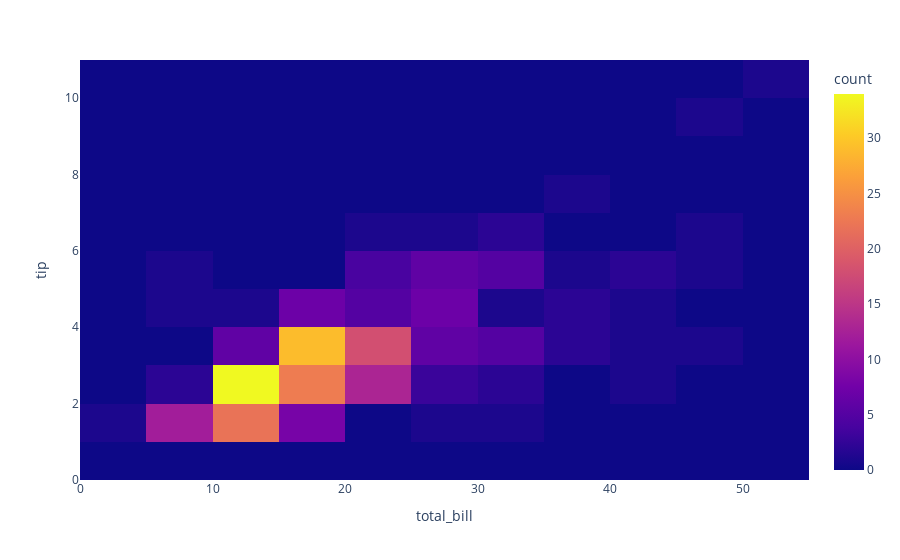
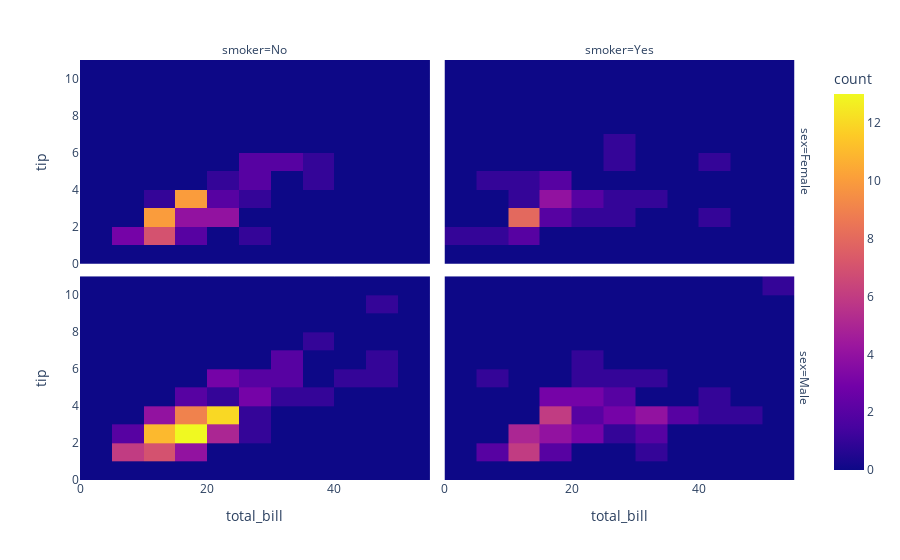

The notebook cell these images were saved under, in order:
### Markdown cell above
Creating Density Heatmaps

### Code cell
# Basic Density Heatmap
import plotly.express as px
df = px.data.tips()

fig = px.density_heatmap(df, x="total_bill", y="tip")
fig.show()

# Multiple Density Heatmap
import plotly.express as px
df = px.data.tips()

fig = px.density_heatmap(df, x="total_bill", y="tip", facet_row="sex", facet_col="smoker")
fig.show()

### Figure 1 — Plotly figure (JSON) as saved in the notebook; plotly's stock layout.template omitted (floating-point values rounded to 4 significant figures; data arrays with more than 128 entries replaced by an {"elided": "..."} marker saying what was removed)
{"data": [{"coloraxis": "coloraxis", "hovertemplate": "total_bill=%{x}<br>tip=%{y}<br>count=%{z}<extra></extra>", "name": "", "type": "histogram2d", "x": {"elided": "244 float values"}, "xaxis": "x", "xbingroup": "x", "y": {"elided": "244 float values"}, "yaxis": "y", "ybingroup": "y"}], "layout": {"coloraxis": {"colorbar": {"title": {"text": "count"}}, "colorscale": [[0, "#0d0887"], [0.1111, "#46039f"], [0.2222, "#7201a8"], [0.3333, "#9c179e"], [0.4444, "#bd3786"], [0.5556, "#d8576b"], [0.6667, "#ed7953"], [0.7778, "#fb9f3a"], [0.8889, "#fdca26"], [1, "#f0f921"]]}, "legend": {"tracegroupgap": 0}, "margin": {"t": 60}, "xaxis": {"anchor": "y", "domain": [0, 1], "title": {"text": "total_bill"}}, "yaxis": {"anchor": "x", "domain": [0, 1], "title": {"text": "tip"}}}}

### Figure 2 — Plotly figure (JSON) as saved in the notebook; plotly's stock layout.template omitted (floating-point values rounded to 4 significant figures)
{"data": [{"coloraxis": "coloraxis", "hovertemplate": "sex=Female<br>smoker=No<br>total_bill=%{x}<br>tip=%{y}<br>count=%{z}<extra></extra>", "name": "", "type": "histogram2d", "x": [16.99, 24.59, 35.26, 14.83, 10.33, 16.97, 20.29, 15.77, 19.65, 15.06, 20.69, 16.93, 10.29, 34.81, 26.41, 16.45, 17.07, 14.73, 10.07, 34.83, 22.75, 20.92, 7.25, 25.71, 17.31, 10.65, 12.43, 24.08, 13.42, 12.48, 29.8, 14.52, 11.38, 20.27, 11.17, 12.26, 18.26, 8.51, 10.33, 14.15, 13.16, 17.47, 27.05, 16.43, 8.35, 18.64, 11.87, 29.85, 25, 13.39, 16.21, 15.98, 35.83, 18.78], "xaxis": "x3", "xbingroup": "x", "y": [1.01, 3.61, 5, 3.02, 1.67, 3.5, 2.75, 2.23, 3, 3, 2.45, 3.07, 2.6, 5.2, 1.5, 2.47, 3, 2.2, 1.83, 5.17, 3.25, 4.08, 1, 4, 3.5, 1.5, 1.8, 2.92, 1.68, 2.52, 4.2, 2, 2, 2.83, 1.5, 2, 3.25, 1.25, 2, 2, 2.75, 3.5, 5, 2.3, 1.5, 1.36, 1.63, 5.14, 3.75, 2.61, 2, 3, 4.67, 3], "yaxis": "y3", "ybingroup": "y"}, {"coloraxis": "coloraxis", "hovertemplate": "sex=Female<br>smoker=Yes<br>total_bill=%{x}<br>tip=%{y}<br>count=%{z}<extra></extra>", "name": "", "type": "histogram2d", "x": [3.07, 26.86, 25.28, 5.75, 16.32, 11.35, 15.38, 44.3, 22.42, 14.31, 17.51, 10.59, 10.63, 9.6, 20.9, 18.15, 19.81, 43.11, 13, 12.74, 13, 16.4, 16.47, 12.76, 13.27, 28.17, 12.9, 30.14, 13.42, 16.27, 10.09, 22.12, 27.18], "xaxis": "x4", "xbingroup": "x", "y": [1, 3.14, 5, 1, 4.3, 2.5, 3, 2.5, 3.48, 4, 3, 1.61, 2, 4, 3.5, 3.5, 4.19, 5, 2, 2.01, 2, 2.5, 3.23, 2.23, 2.5, 6.5, 1.1, 3.09, 3.48, 2.5, 2, 2.88, 2], "yaxis": "y4", "ybingroup": "y"}, {"coloraxis": "coloraxis", "hovertemplate": "sex=Male<br>smoker=No<br>total_bill=%{x}<br>tip=%{y}<br>count=%{z}<extra></extra>", "name": "", "type": "histogram2d", "x": [10.34, 21.01, 23.68, 25.29, 8.77, 26.88, 15.04, 14.78, 10.27, 15.42, 18.43, 21.58, 16.29, 20.65, 17.92, 39.42, 19.82, 17.81, 13.37, 12.69, 21.7, 9.55, 18.35, 17.78, 24.06, 16.31, 18.69, 31.27, 16.04, 17.46, 13.94, 9.68, 30.4, 18.29, 22.23, 32.4, 28.55, 18.04, 12.54, 9.94, 25.56, 19.49, 48.27, 17.59, 20.08, 20.23, 12.02, 10.51, 27.2, 22.76, 17.29, 16.66, 15.98, 13.03, 18.28, 24.71, 21.16, 22.49, 12.46, 18.24, 14, 38.07, 23.95, 29.93, 11.69, 14.26, 15.95, 8.52, 22.82, 19.08, 34.3, 41.19, 9.78, 7.51, 14.07, 13.13, 17.26, 24.55, 19.77, 48.17, 16.49, 21.5, 12.66, 13.81, 24.52, 20.76, 31.71, 20.69, 7.56, 48.33, 20.45, 13.28, 11.61, 10.77, 10.07, 29.03, 17.82], "xaxis": "x", "xbingroup": "x", "y": [1.66, 3.5, 3.31, 4.71, 2, 3.12, 1.96, 3.23, 1.71, 1.57, 3, 3.92, 3.71, 3.35, 4.08, 7.58, 3.18, 2.34, 2, 2, 4.3, 1.45, 2.5, 3.27, 3.6, 2, 2.31, 5, 2.24, 2.54, 3.06, 1.32, 5.6, 3, 5, 6, 2.05, 3, 2.5, 1.56, 4.34, 3.51, 6.73, 2.64, 3.15, 2.01, 1.97, 1.25, 4, 3, 2.71, 3.4, 2.03, 2, 4, 5.85, 3, 3.5, 1.5, 3.76, 3, 4, 2.55, 5.07, 2.31, 2.5, 2, 1.48, 2.18, 1.5, 6.7, 5, 1.73, 2, 2.5, 2, 2.74, 2, 2, 5, 2, 3.5, 2.5, 2, 3.48, 2.24, 4.5, 5, 1.44, 9, 3, 2.72, 3.39, 1.47, 1.25, 5.92, 1.75], "yaxis": "y", "ybingroup": "y"}, {"coloraxis": "coloraxis", "hovertemplate": "sex=Male<br>smoker=Yes<br>total_bill=%{x}<br>tip=%{y}<br>count=%{z}<extra></extra>", "name": "", "type": "histogram2d", "x": [38.01, 11.24, 20.29, 13.81, 11.02, 18.29, 15.01, 17.92, 19.44, 32.68, 28.97, 40.17, 27.28, 12.03, 21.01, 15.36, 20.49, 25.21, 16, 50.81, 15.81, 7.25, 31.85, 16.82, 32.9, 17.89, 14.48, 34.63, 34.65, 23.33, 45.35, 23.17, 40.55, 30.46, 23.1, 15.69, 28.44, 15.48, 16.58, 10.34, 13.51, 18.71, 20.53, 26.59, 38.73, 24.27, 30.06, 25.89, 28.15, 11.59, 7.74, 12.16, 8.58, 13.42, 24.01, 15.69, 15.53, 12.6, 32.83, 22.67], "xaxis": "x2", "xbingroup": "x", "y": [3, 1.76, 3.21, 2, 1.98, 3.76, 2.09, 3.08, 3, 5, 3, 4.73, 4, 1.5, 3, 1.64, 4.06, 4.29, 2, 10, 3.16, 5.15, 3.18, 4, 3.11, 2, 2, 3.55, 3.68, 5.65, 3.5, 6.5, 3, 2, 4, 1.5, 2.56, 2.02, 4, 2, 2, 4, 4, 3.41, 3, 2.03, 2, 5.16, 3, 1.5, 1.44, 2.2, 1.92, 1.58, 2, 3, 3, 1, 1.17, 2], "yaxis": "y2", "ybingroup": "y"}], "layout": {"annotations": [{"font": {}, "showarrow": false, "text": "smoker=No", "x": 0.24, "xanchor": "center", "xref": "paper", "y": 1, "yanchor": "bottom", "yref": "paper"}, {"font": {}, "showarrow": false, "text": "smoker=Yes", "x": 0.74, "xanchor": "center", "xref": "paper", "y": 1, "yanchor": "bottom", "yref": "paper"}, {"font": {}, "showarrow": false, "text": "sex=Male", "textangle": 90, "x": 0.98, "xanchor": "left", "xref": "paper", "y": 0.2425, "yanchor": "middle", "yref": "paper"}, {"font": {}, "showarrow": false, "text": "sex=Female", "textangle": 90, "x": 0.98, "xanchor": "left", "xref": "paper", "y": 0.7575, "yanchor": "middle", "yref": "paper"}], "coloraxis": {"colorbar": {"title": {"text": "count"}}, "colorscale": [[0, "#0d0887"], [0.1111, "#46039f"], [0.2222, "#7201a8"], [0.3333, "#9c179e"], [0.4444, "#bd3786"], [0.5556, "#d8576b"], [0.6667, "#ed7953"], [0.7778, "#fb9f3a"], [0.8889, "#fdca26"], [1, "#f0f921"]]}, "legend": {"tracegroupgap": 0}, "margin": {"t": 60}, "xaxis": {"anchor": "y", "domain": [0, 0.48], "title": {"text": "total_bill"}}, "xaxis2": {"anchor": "y2", "domain": [0.5, 0.98], "matches": "x", "title": {"text": "total_bill"}}, "xaxis3": {"anchor": "y3", "domain": [0, 0.48], "matches": "x", "showticklabels": false}, "xaxis4": {"anchor": "y4", "domain": [0.5, 0.98], "matches": "x", "showticklabels": false}, "yaxis": {"anchor": "x", "domain": [0, 0.485], "title": {"text": "tip"}}, "yaxis2": {"anchor": "x2", "domain": [0, 0.485], "matches": "y", "showticklabels": false}, "yaxis3": {"anchor": "x3", "domain": [0.515, 1], "matches": "y", "title": {"text": "tip"}}, "yaxis4": {"anchor": "x4", "domain": [0.515, 1], "matches": "y", "showticklabels": false}}}
